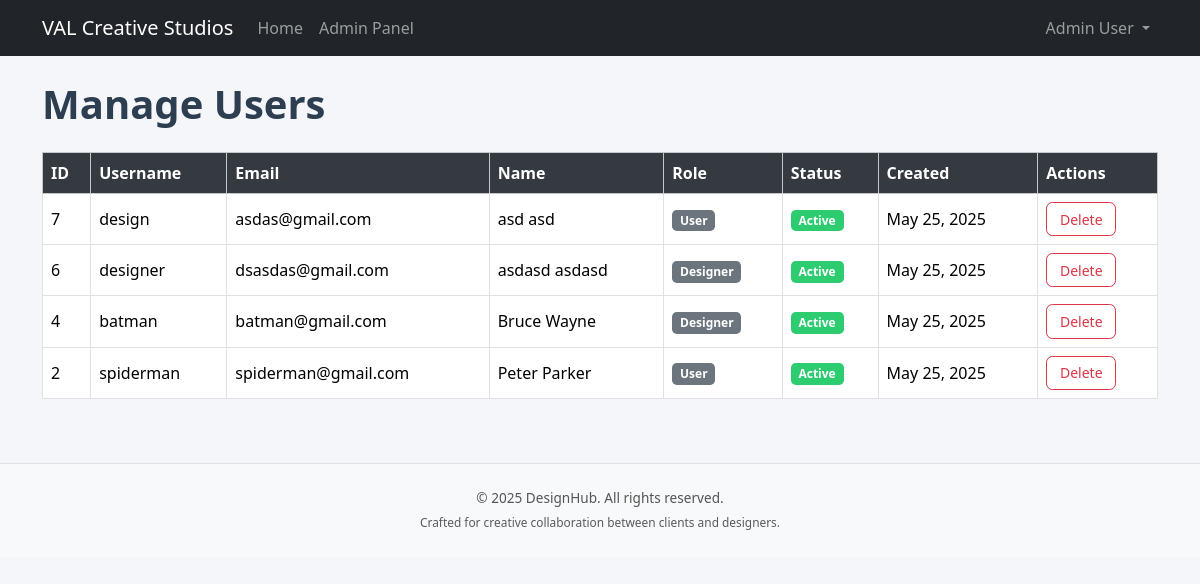
The page /admin/users.php (signed in) on the database its author committed.
### tables this page shows
CREATE TABLE `users` (
  `id` int(11) NOT NULL,
  `username` varchar(50) NOT NULL,
  `email` varchar(100) NOT NULL,
  `password` varchar(255) NOT NULL,
  `first_name` varchar(50) NOT NULL,
  `last_name` varchar(50) NOT NULL,
  `birthday` date DEFAULT NULL,
  `role` enum('user','designer','admin') DEFAULT 'user',
  `status` enum('active','banned') DEFAULT 'active',
  `created_at` timestamp NOT NULL DEFAULT current_timestamp()
);

### includes/db.php (called while the page is built, shortened)
<?php
class Database {
    private $conn;
    public function __construct() {
        try {
            $this->conn = new PDO(
                "mysql:host=" . DB_SERVER . ";dbname=" . DB_NAME,
                DB_USERNAME,
                DB_PASSWORD
            );
            $this->conn->setAttribute(PDO::ATTR_ERRMODE, PDO::ERRMODE_EXCEPTION);
            $this->conn->setAttribute(PDO::ATTR_DEFAULT_FETCH_MODE, PDO::FETCH_ASSOC);
        } catch (PDOException $e) {
            die("ERROR: Could not connect. " . $e->getMessage());
        }
    }
    public function query($sql, $params = []) {
        $stmt = $this->conn->prepare($sql);
        $stmt->execute($params);
        return $stmt;
    }
    public function select($sql, $params = []) {
        $stmt = $this->query($sql, $params);
        return $stmt->fetchAll();
    }
}
$database = new Database();
?>

### includes/functions.php (called while the page is built, shortened)
<?php
require_once 'db.php';
function format_date($date) {
    return date('F j, Y', strtotime($date));
}
?>

### admin/users.php (the view, shortened to what this page needs)
<?php
require_once '../includes/db.php';
require_once '../includes/functions.php';
$sql = "SELECT * FROM users WHERE role != 'admin' ORDER BY created_at DESC";
$users = $database->select($sql);
include '../includes/header.php';
?>
<h1 class="mb-4">Manage Users</h1>
<?php if (empty($users)): ?>
    <div class="alert alert-info">No users found.</div>
<?php else: ?>
    <div class="table-responsive">
        <table class="table table-bordered table-hover align-middle">
            <thead class="table-light">
                <tr>
                    <th>ID</th>
                    <th>Username</th>
                    <th>Email</th>
                    <th>Name</th>
                    <th>Role</th>
                    <th>Status</th>
                    <th>Created</th>
                    <th>Actions</th>
                </tr>
            </thead>
            <tbody>
                <?php foreach ($users as $user): ?>
                    <tr>
                        <td><?php echo $user['id']; ?></td>
                        <td><?php echo htmlspecialchars($user['username']); ?></td>
                        <td><?php echo htmlspecialchars($user['email']); ?></td>
                        <td><?php echo htmlspecialchars($user['first_name'] . ' ' . $user['last_name']); ?></td>
                        <td><span class="badge bg-secondary"><?php echo ucfirst($user['role']); ?></span></td>
                        <td><span class="badge bg-<?php echo $user['status'] === 'active' ? 'success' : 'danger'; ?>"><?php echo ucfirst($user['status']); ?></span></td>
                        <td><?php echo format_date($user['created_at']); ?></td>
                        <td>
                            <a href="?delete=<?php echo $user['id']; ?>" class="btn btn-sm btn-outline-danger" onclick="return confirm('Are you sure you want to delete this user?')">Delete</a>
                        </td>
                    </tr>
                <?php endforeach; ?>
            </tbody>
        </table>
    </div>
<?php endif; ?>
<?php include '../includes/footer.php'; ?>

### assets/css/style.css (style rules this page uses)
:root { --primary: #4a6ed1; --secondary: #6c757d; --success: #2ecc71; --danger: #e74c3c; --warning: #f39c12; --info: #17a2b8; --light: #f8f9fa; --dark: #343a40; --accent: #5865f2; --bg: #f4f6f9; }
body { background-color: var(--bg); font-family: 'Segoe UI', Tahoma, Geneva, Verdana, sans-serif; color: #212529; margin: 0; padding-bottom: 60px; }
a { color: var(--primary); text-decoration: none; }
h1, h2, h3, h4, h5 { font-weight: 600; color: #2c3e50; }
.btn { font-weight: 500; padding: 0.5rem 1.1rem; border-radius: 0.4rem; transition: all 0.2s ease-in-out; }
.btn-sm { padding: 0.35rem 0.8rem; font-size: 0.875rem; }
.badge { padding: 0.4em 0.65em; font-size: 0.75rem; border-radius: 0.3rem; font-weight: 600; }
.badge.bg-success { background-color: var(--success) !important; }
.badge.bg-secondary { background-color: var(--secondary) !important; }
.table thead th { background-color: var(--dark); color: #fff; font-weight: 600; }
.table td, .table th { vertical-align: middle; }

### rows shown on the page
users: id "7", username "design", email "asdas@gmail.com", first_name+last_name "asd asd", role "User", status "Active", created_at "May 25, 2025"
users: id "6", username "designer", email "dsasdas@gmail.com", first_name+last_name "asdasd asdasd", role "Designer", status "Active", created_at "May 25, 2025"
users: id "4", username "batman", email "batman@gmail.com", first_name+last_name "Bruce Wayne", role "Designer", status "Active", created_at "May 25, 2025"
users: id "2", username "spiderman", email "spiderman@gmail.com", first_name+last_name "Peter Parker", role "User", status "Active", created_at "May 25, 2025"

### other values the page prints
SITE_NAME "VAL Creative Studios"
$fullName "Admin User"
